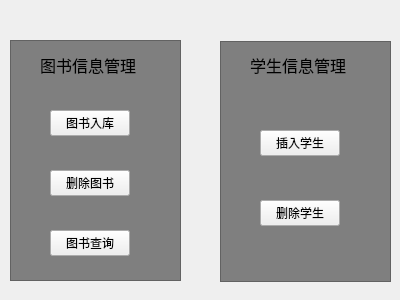
<?xml version="1.0" encoding="UTF-8"?>
<ui version="4.0">
 <class>Admin_main</class>
 <widget class="QWidget" name="Admin_main">
  <property name="geometry">
   <rect>
    <x>0</x>
    <y>0</y>
    <width>400</width>
    <height>300</height>
   </rect>
  </property>
  <property name="windowTitle">
   <string>Form</string>
  </property>
  <widget class="QListWidget" name="listWidget">
   <property name="geometry">
    <rect>
     <x>10</x>
     <y>40</y>
     <width>171</width>
     <height>241</height>
    </rect>
   </property>
   <property name="styleSheet">
    <string notr="true">background-color: rgb(127, 127, 127)</string>
   </property>
  </widget>
  <widget class="QListWidget" name="listWidget_2">
   <property name="geometry">
    <rect>
     <x>220</x>
     <y>41</y>
     <width>171</width>
     <height>241</height>
    </rect>
   </property>
   <property name="styleSheet">
    <string notr="true">background-color: rgb(127, 127, 127)</string>
   </property>
  </widget>
  <widget class="QLabel" name="label">
   <property name="geometry">
    <rect>
     <x>40</x>
     <y>50</y>
     <width>101</width>
     <height>31</height>
    </rect>
   </property>
   <property name="text">
    <string>&lt;html&gt;&lt;head/&gt;&lt;body&gt;&lt;p&gt;&lt;span style=&quot; font-size:12pt;&quot;&gt;图书信息管理&lt;/span&gt;&lt;/p&gt;&lt;/body&gt;&lt;/html&gt;</string>
   </property>
  </widget>
  <widget class="QLabel" name="label_2">
   <property name="geometry">
    <rect>
     <x>250</x>
     <y>50</y>
     <width>111</width>
     <height>31</height>
    </rect>
   </property>
   <property name="text">
    <string>&lt;html&gt;&lt;head/&gt;&lt;body&gt;&lt;p&gt;&lt;span style=&quot; font-size:12pt;&quot;&gt;学生信息管理&lt;/span&gt;&lt;/p&gt;&lt;/body&gt;&lt;/html&gt;</string>
   </property>
  </widget>
  <widget class="QPushButton" name="add_book">
   <property name="geometry">
    <rect>
     <x>50</x>
     <y>110</y>
     <width>80</width>
     <height>26</height>
    </rect>
   </property>
   <property name="text">
    <string>图书入库</string>
   </property>
  </widget>
  <widget class="QPushButton" name="delete_book">
   <property name="geometry">
    <rect>
     <x>50</x>
     <y>170</y>
     <width>80</width>
     <height>26</height>
    </rect>
   </property>
   <property name="text">
    <string>删除图书</string>
   </property>
  </widget>
  <widget class="QPushButton" name="search_book">
   <property name="geometry">
    <rect>
     <x>50</x>
     <y>230</y>
     <width>80</width>
     <height>26</height>
    </rect>
   </property>
   <property name="text">
    <string>图书查询</string>
   </property>
  </widget>
  <widget class="QPushButton" name="insert_stu">
   <property name="geometry">
    <rect>
     <x>260</x>
     <y>130</y>
     <width>80</width>
     <height>26</height>
    </rect>
   </property>
   <property name="text">
    <string>插入学生</string>
   </property>
  </widget>
  <widget class="QPushButton" name="delete_stu">
   <property name="geometry">
    <rect>
     <x>260</x>
     <y>200</y>
     <width>80</width>
     <height>26</height>
    </rect>
   </property>
   <property name="text">
    <string>删除学生</string>
   </property>
  </widget>
 </widget>
 <resources/>
 <connections/>
</ui>
